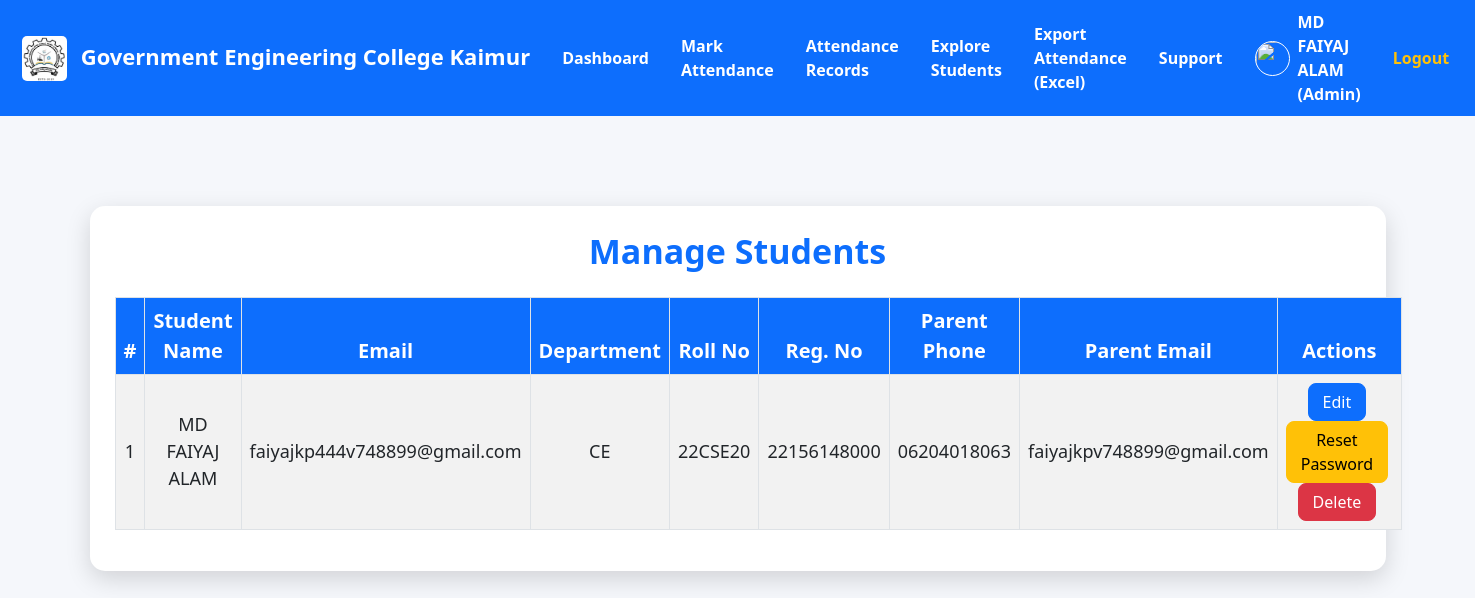
Screenshot of /admin/users (signed in) with the database file from the repository.
### tables this page shows
CREATE TABLE users (
        id INTEGER PRIMARY KEY AUTOINCREMENT,
        name TEXT NOT NULL,
        email TEXT UNIQUE NOT NULL,
        password TEXT NOT NULL,
        role TEXT NOT NULL,
        department TEXT,
        semester INTEGER,
        roll_no TEXT,
        registration_no TEXT,
        parent_phone TEXT,
        parent_email TEXT,
        admin_branch TEXT,
        photo TEXT,
        created_at TEXT DEFAULT CURRENT_TIMESTAMP
    );

### app.py (the view)
@app.route("/admin/users")
@login_required(role="admin")
def admin_users():
    branch = session.get("admin_branch", "") or ""
    conn = get_db()
    users = conn.execute("""
    SELECT
        id,
        name,
        email,
        department,
        roll_no,
        registration_no,
        parent_phone,
        parent_email
    FROM users
    WHERE role='student'
      AND department LIKE ?
    ORDER BY id DESC
""", (f"{branch}%",)).fetchall()
    return render_template("admin_users.html", users=users)

### app.py (called while the page is built)
def get_db():
    conn = sqlite3.connect(DB_NAME)
    conn.row_factory = sqlite3.Row
    return conn

def login_required(role=None):
    def decorator(fn):
        @wraps(fn)
        def wrapper(*args, **kwargs):
            if "user_id" not in session:
                flash("Please login first!", "danger")
                return redirect(url_for("login"))
            if role:
                user_role = session.get("user_role", "")
                if user_role is None or user_role.lower() != role.lower():
                    flash("Access denied!", "danger")
                    return redirect(url_for("login"))
            return fn(*args, **kwargs)
        return wrapper
    return decorator

### templates/admin_users.html (shortened to what this page needs)
{% extends "base.html" %}
{% block content %}
<div class="card-box">
    <h2 class="page-title">Manage Students</h2>
    <table class="table table-bordered table-striped align-middle">
        <thead>
            <tr>
                <th>#</th>
                <th>Student Name</th>
                <th>Email</th>
                <th>Department</th>
                <th>Roll No</th>
                <th>Reg. No</th>
                <th>Parent Phone</th>
                <th>Parent Email</th>
                <th>Actions</th>
            </tr>
        </thead>
        <tbody>
            {% for u in users %}
            <tr>
                <td>{{ loop.index }}</td>
                <td>{{ u.name }}</td>
                <td>{{ u.email }}</td>
                <td>{{ u.department }}</td>
                <td>{{ u.roll_no }}</td>
                <td>{{ u.registration_no }}</td>
                <td>{{ u.parent_phone }}</td>
                <td>{{ u.parent_email }}</td>
                <td>
                    <a href="{{ url_for('edit_user', uid=u.id) }}" class="btn btn-primary btn-lgx">Edit</a>
                    <a href="{{ url_for('admin_reset_password', uid=u.id) }}" class="btn btn-warning btn-lgx">Reset
                        Password</a>
                    <a href="{{ url_for('admin_delete_user', uid=u.id) }}" class="btn btn-danger btn-lgx"
                        onclick="return confirm('Delete this student?')">Delete</a>
                </td>
            </tr>
            {% else %}
            <tr>
                <td colspan="9" class="text-center" style="font-size:20px; font-weight:600;">
                    No students found.
                </td>
            </tr>
            {% endfor %}
        </tbody>
    </table>
</div>
{% endblock %}

### templates/base.html (shortened to what this page needs)
<!DOCTYPE html>
<html lang="en">
<head>
    <link href="https://cdn.jsdelivr.net/npm/bootstrap@5.3.0/dist/css/bootstrap.min.css" rel="stylesheet">
</head>
<body>
    <nav class="navbar navbar-expand-lg navbar-dark" style="background:#0d6efd; padding:10px;">
        <div class="container-fluid">
            <a class="navbar-brand fw-bold text-white" href="#">
                <img src="{{ url_for('static', filename='college_logo.png') }}" width="45" height="45" class="me-2"
                    style="border-radius:5px;" alt="College Logo">
                Government Engineering College Kaimur
            </a>
            <div class="collapse navbar-collapse justify-content-end" id="mainNavbar">
                <ul class="navbar-nav align-items-center">
                    {% if session.get('user_role') == 'admin' %}
                    <li class="nav-item mx-2">
                        <a class="nav-link text-white fw-bold" href="{{ url_for('admin_dashboard') }}">
                            Dashboard
                        </a>
                    </li>
                    <li class="nav-item mx-2">
                        <a class="nav-link text-white fw-bold" href="{{ url_for('admin_attendance') }}">
                            Mark Attendance
                        </a>
                    </li>
                    <li class="nav-item mx-2">
                        <a class="nav-link text-white fw-bold" href="{{ url_for('admin_attendance_records') }}">
                            Attendance Records
                        </a>
                    </li>
                    <li class="nav-item mx-2">
                        <a class="nav-link text-white fw-bold" href="{{ url_for('admin_users') }}">
                            Explore Students
                        </a>
                    </li>
                    <li class="nav-item mx-2">
                        <a class="nav-link text-white fw-bold" href="{{ url_for('export_attendance_excel') }}">
                            Export Attendance (Excel)
                        </a>
                    </li>
                    <li class="nav-item mx-2">
                        <a class="nav-link text-white fw-bold" href="{{ url_for('admin_support') }}">
                            Support
                        </a>
                    </li>
                    {% endif %}
                    {% if session.get('user_id') %}
                    <li class="nav-item d-flex align-items-center mx-3">
                        {% if session.get('user_photo') %}
                        <img src="{{ url_for('static',
                            filename='profile_images/' + session['user_photo']) }}" width="35" height="35"
                            class="rounded-circle border border-white me-2">
                        {% else %}
                        <img src="{{ url_for('static', filename='default.png') }}" width="35" height="35"
                            class="rounded-circle border border-white me-2">
                        {% endif %}
                        <span class="text-white fw-bold">
                            {{ session.get('user_name') }}
                            ({{ session.get('user_role')|capitalize }})
                        </span>
                    </li>
                    <li class="nav-item mx-2">
                        <a class="nav-link text-warning fw-bold" href="{{ url_for('logout') }}">
                            Logout
                        </a>
                    </li>
                    {% endif %}
                </ul>
            </div>
        </div>
    </nav>
    <div class="container main-container">
        {% block content %}{% endblock %}
    </div>
</body>
</html>

### templates/base.html (style rules this page uses)
.navbar-brand { font-weight: bold; font-size: 22px; }
.nav-link { font-weight: 500; }
body { background: #f5f7fb; }
.main-container { margin-top: 90px; }

### templates/admin_users.html (style rules this page uses)
.page-title { font-size: 34px; font-weight: 800; color: #0d6efd; text-align: center; margin-bottom: 25px; }
table { font-size: 18px; }
th { font-size: 20px; font-weight: 700 !important; background: #0d6efd !important; color: white !important; text-align: center; }
td { vertical-align: middle !important; text-align: center; font-size: 18px; font-weight: 500; padding: 12px; }
.btn-lgx { padding: 6px 14px; font-size: 16px; border-radius: 8px; margin-right: 5px; }
.card-box { padding: 25px; border-radius: 15px; background: white; box-shadow: 0 8px 25px rgba(0, 0, 0, 0.15); }

### rows the page displays
users: get "MD FAIYAJ ALAM", name "MD FAIYAJ ALAM", email "faiyajkp444v748899@gmail.com", department "CE", roll_no "22CSE20", registration_no "22156148000", parent_phone "06204018063", parent_email "faiyajkpv748899@gmail.com"

### other values shown
{{ session.get('user_role')|capitalize }} "Admin"
